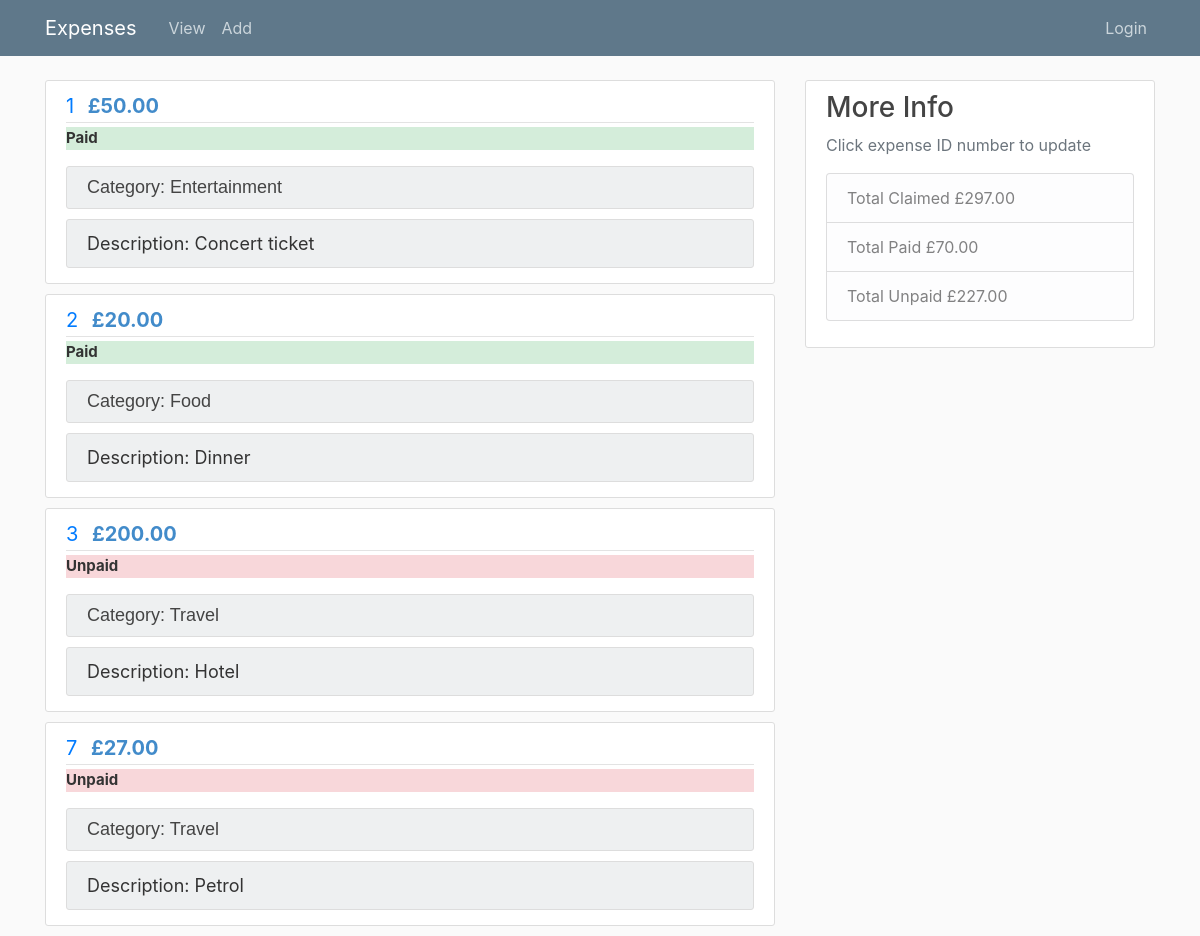
/1, run on an earlier commit of the app's database.
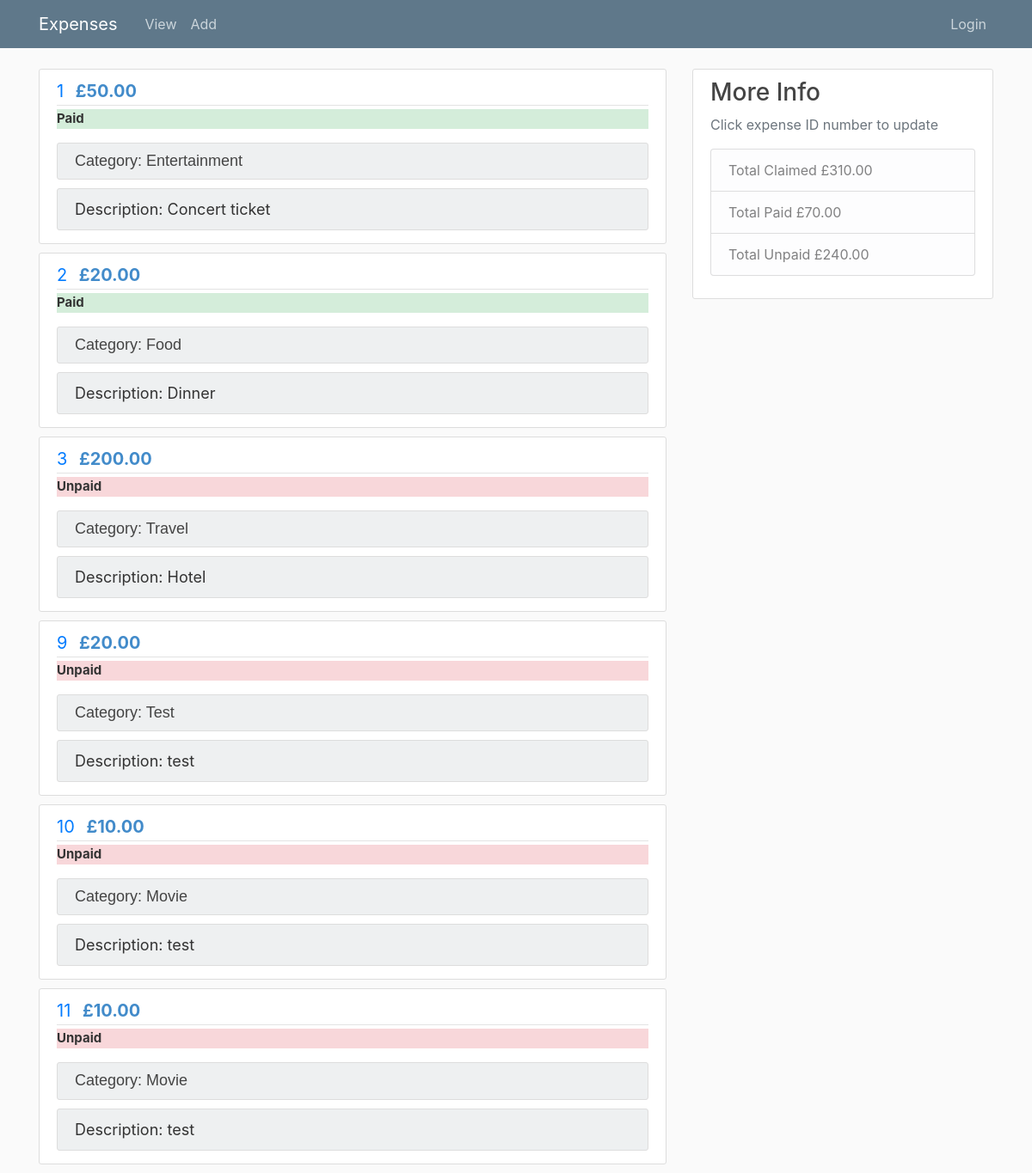
And on a later commit of the database.
### expenses.py (models this page shows)
class Expense(db.Model):
    id = db.Column(db.Integer, index=True, primary_key=True)
    amount = db.Column(db.Integer, index=True)
    description = db.Column(db.String, index=True)
    category = db.Column(db.String, index=True)
    repaid = db.Column(db.String, default="Unpaid", index=True)
    userId = db.Column(db.Integer, db.ForeignKey('user.id'))

### expenses.py (the view)
@app.route("/<int:user_id>", methods=["GET"])
def home(user_id):
    user = User.query.filter_by(id=user_id).first()
    if user is None:
        return "User not found", 404
    expenses = Expense.query.filter_by(userId=user_id).all()
    return render_template("home.html", expenses=expenses, user_id=user_id,
                           totalexpense=allexpense(user_id), totalPaid=totalPaid(user_id), totalUnpaid=totalUnpaid(user_id))

### expenses.py (called while the page is built)
def allexpense(user_id):
    expenses = Expense.query.filter_by(userId=user_id).all()
    totalexpense = 0
    for expense in expenses:
        totalexpense += expense.amount
    return totalexpense

def totalPaid(user_id):
    expenses = Expense.query.filter_by(userId=user_id).all()
    totalpaid = 0
    for expense in expenses:
        if expense.repaid == "Paid":
            totalpaid += expense.amount
    return totalpaid

def totalUnpaid(user_id):
    expenses = Expense.query.filter_by(userId=user_id).all()
    totalunpaid = 0
    for expense in expenses:
        if expense.repaid == "Unpaid":
            totalunpaid += expense.amount
    return totalunpaid

### templates/home.html
{% extends 'layout.html' %}
{% block content %}
{% for expense in expenses %}
    <article class="media content-section">
        <div class="media-body">
            <div class="article-metadata">
                    <a class="mr-2" href="{{ url_for("update", user_id=user_id, expense_id=expense.id)}}">{{ expense.id }}</a>
                    <small class="text-muted1">£{{ '{:.2f}'.format(expense.amount) }}</small>
            </div>
            {% if expense.repaid == "Paid" %}
            <p class="paid-unpaid-paid">{{ expense.repaid }}</p>
            {% else %}
            <p class="paid-unpaid-unpaid">{{ expense.repaid }}</p>
            {% endif %}
            <div class="article-header">
                <h3 class="article-title">Category: {{ expense.category }}</h3>
            </div>
            <div class="article-description">
                <p class="sub-title">Description: {{ expense.description }}</p>
            </div>
        </div>
</article>
{% endfor %}
{% endblock content %}

### templates/layout.html (shortened to what this page needs)
<!DOCTYPE html>
<html>
<head>
    <link rel="stylesheet" href="https://maxcdn.bootstrapcdn.com/bootstrap/4.0.0/css/bootstrap.min.css">
    <link rel="stylesheet" type="text/css" href="{{ url_for('static', filename='main.css') }}">
</head>
<body>
    <header class="site-header">
    <nav class="navbar navbar-expand-md navbar-dark bg-steel fixed-top">
        <div class="container">
          <a class="navbar-brand mr-4" href="{{ url_for("home", user_id=user_id) }}">Expenses</a>
          <div class="collapse navbar-collapse" id="navbarToggle">
            <div class="navbar-nav mr-auto">
              <a class="nav-item nav-link" href="{{ url_for("view", user_id=user_id) }}">View</a>
              <a class="nav-item nav-link" href="{{ url_for("add_expense", user_id=user_id)}}">Add</a>
            </div>
            <div class="navbar-nav">
              <a class="nav-item nav-link" href="{{ url_for("login")}}">Login</a>
            </div>
          </div>
        </div>
      </nav>
    </header>
    <main role="main" class="container">
      <div class="row">
        <div class="col-md-8">
          {% block content %}{% endblock %}
        </div>
        <div class="col-md-4">
          <div class="content-section">
            <h3>More Info</h3>
            <p class='text-muted'>Click expense ID number to update
                <ul class="list-group">
                    <li class="list-group-item list-group-item-light">Total Claimed
                     £{{ '{:.2f}'.format(totalexpense) }}
                    </li>
                    <li class="list-group-item list-group-item-light">Total Paid
                      £{{ '{:.2f}'.format(totalPaid) }}
                    </li>
                    <li class="list-group-item list-group-item-light">Total Unpaid
                      £{{ '{:.2f}'.format(totalUnpaid) }}
                    </li>
                </ul>
            </p>
          </div>
        </div>
      </div>
    </main>
</body>
</html>

### static/main.css (style rules this page uses)
body { background: #fafafa; color: #333333; margin-top: 5rem; }
h1, h2, h3, h4, h5, h6 { color: #444444; }
.bg-steel { background-color: #5f788a; }
.site-header .navbar-nav .nav-link { color: #cbd5db; }
.content-section { background: #ffffff; padding: 10px 20px; border: 1px solid #dddddd; border-radius: 3px; margin-bottom: 10px; }
.article-title { font-size: 18px; font-family: Verdana, Geneva, Tahoma, sans-serif; border: 1px solid #dddddd; border-radius: 3px; padding: 10px 20px; margin-bottom: 10px; background-color: #eef0f1; width: 100%; }
.article-description .sub-title { white-space: pre-line; font-size: 18px; border: 1px solid #dddddd; border-radius: 3px; padding: 10px 20px; margin-bottom: 5px; background-color: #eef0f1; }
.article-metadata { padding-bottom: 1px; margin-bottom: 4px; border-bottom: 1px solid #e3e3e3; font-size: 20px; }
.text-muted1 { font-size: 20px; font-weight: bold; color: #428bca; }
.sub-title { border: 1px solid #dddddd; border-radius: 3px; padding: 10px 20px; margin-bottom: 5px; background-color: #d6dee4; }
.paid-unpaid-paid { font-size: 15px; font-weight: bold; background-color: #d4edda !important; }
.paid-unpaid-unpaid { font-size: 15px; font-weight: bold; background-color: #f8d7da !important; }

What changed in the data, as far as the page shows it:
removed Expense: id "7", amount "27.00", repaid "Unpaid", category "Travel", description "Petrol"
added Expense: id "9", amount "20.00", repaid "Unpaid", category "Test", description "test"
added Expense: id "10", amount "10.00", repaid "Unpaid", category "Movie", description "test"
added Expense: id "11", amount "10.00", repaid "Unpaid", category "Movie", description "test"
Also different on the page:
{{ '{:.2f}'.format(totalexpense) }}: "297.00" → "310.00"
{{ '{:.2f}'.format(totalUnpaid) }}: "227.00" → "240.00"
